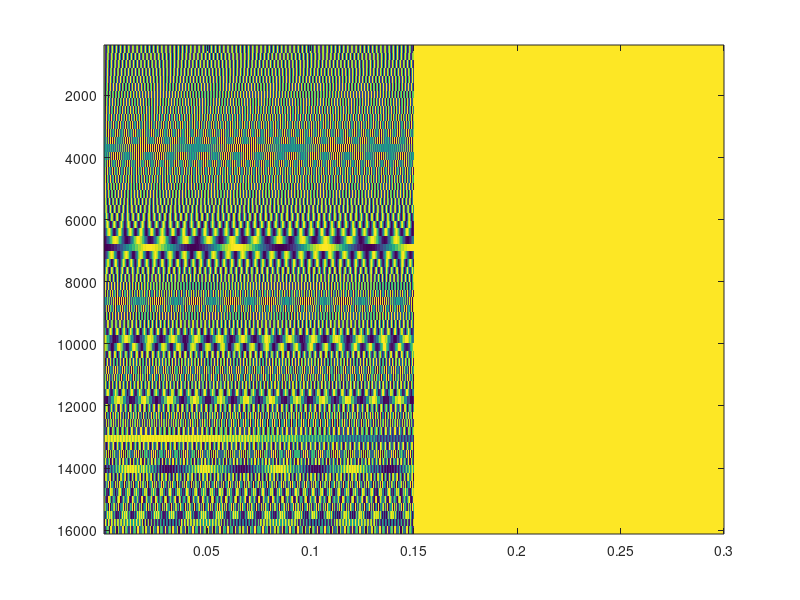

Here is the MATLAB script that generated this plot: (Note: this script raises an error after producing the figure.)
% use BOSSA to create IC spikes, as the input to the AIM network

% path of BOSSA
% bossapath = ('C:\Users\Kenny\Desktop\GitHub\BOSSA');
bossapath = fullfile('..','BOSSA');
addpath([bossapath filesep 'peripheral'])
addpath([bossapath filesep 'IC'])
addpath([bossapath filesep 'HRTF'])
%addpath([bossapath filesep 'recon'])
%addpath([bossapath filesep 'ObjectiveMeasure'])

% stimuli
fs = 44100;
numTrials = 64;
f0 = logspace(log10(500),log10(16000),numTrials); %hz
tmax = 150/1000; %milliseconds; time axis
t = 0:1/fs:tmax; %
t = [t zeros(1,length(t))]; % pad equial length of time with zeros
tones = zeros(length(f0),length(t));
for i = 1:length(f0)
    tones(i,:) = cos(2*pi*f0(i)*t);
end
imagesc((1:length(t))/fs,f0,tones)

% HRTFs
% hrtfpath = 'C:\Users\Kenny\Desktop\GitHub\BOSSA\HRTF';
hrtfpath = fullfile(bossapath,'HTRF');
talker_azs = 0;
numtalkers = length(talker_azs);
for i = 1:numtalkers
    hrtf_name = ['kemar_small_horiz_' num2str(talker_azs(i)) '_0.mat'];
    hrir = load([hrtfpath filesep hrtf_name]);
    hrtfL(:,i) = hrir.hrir_left;
    hrtfR(:,i) = hrir.hrir_right;
end

ICrms = 150; %input gain
data = struct();
h = figure('position',[300 400 1500 300],'visible','off');
for i = 1:size(tones,1)
    mixedL = fftfilt(hrtfL,tones(i,:));
    mixedR = fftfilt(hrtfR,tones(i,:));
    mixed = [mixedL; mixedR]';
    
    mixed = mixed./mean(rms(mixed)).*ICrms; %adjust average rms of mixture

    % The next section of code is copied from BOSSA's demo file :)

    % ====================== Peripheral model ======================
    % The first part of BOSS is the peripheral filtering:
    % mixedL and mixedR are the two channels of the sound mixture, with
    % sampling frequency fs

    %peripheral filter parameters
    low_freq = 500; %min freq of the filter
    high_freq = 16000;
    numChannel = 64;
    [nf,cf,bw] = getFreqChanInfo('erb',numChannel,low_freq,high_freq);
    fcoefs=MakeERBFilters(fs,cf,low_freq);
    
    ILDs = gen_ILD(low_freq,high_freq,numChannel,fs,0);
    sig_filt = ERBFilterBank(tones(i,:));
    for j = 1:numChannel
        s_filt.sL(j,:) = sig_filt*ILD(j);
    end
    s_filt.sR = sig_filt;
    
    % inputs before filtering should have rms of ~150;
    s_filt.sL=ERBFilterBank(mixed(:,1),fcoefs); %freq*time
    s_filt.sR=ERBFilterBank(mixed(:,2),fcoefs);
    s_filt.band = 'narrow';
    s_filt.BW = bw;
    s_filt.flist = cf;
    s_filt.nf = nf;
    s_filt.fs = fs;
    s_filt.lowFreq = low_freq;
    s_filt.highFreq = high_freq;

    % ===================== Fischer's IC model ======================
    % The second part of BOSS takes the filtered sound mixture and computes
    % neural responses that correspond to each spatial location and frequency

    % inputs: filtered L and R input channels and other parameters above
    options.rand = 0;
    azList = [-90,-45,0,45,90]; % Neuron preferred directions
    tic
    [spk_IC, firingrate] = ICmodel(s_filt,azList,options);
    toc

    % save spikes
    save(sprintf('IC_spks_tones_%02i.mat',i),'spk_IC','fcoefs','fs','cf');
    
    %visualize
    spikes = spkTime2Train(spk_IC,fs);
    LineFormat.LineWidth = 1;
    for loc = 1:5
        subplot(1,5,loc);
        spikes1 = squeeze(spikes(:,:,loc))';
        plotSpikeRasterFs(logical(spikes1), 'PlotType','vertline', 'Fs',fs,'LineFormat',LineFormat);
        xlim([0 170])
    end
    subplot(1,5,1); 
    ylabel('frequency (kHz)')
    yticks(1:8:64)
    yticklabels(round(cf(1:8:64)/1000,2))
    suptitle(['stimulus frequency: ' num2str(f0(i),'%0.2f') 'hz'])
    saveas(h,sprintf('IC spikes tones_%02i.tiff',i))
    clf
end

